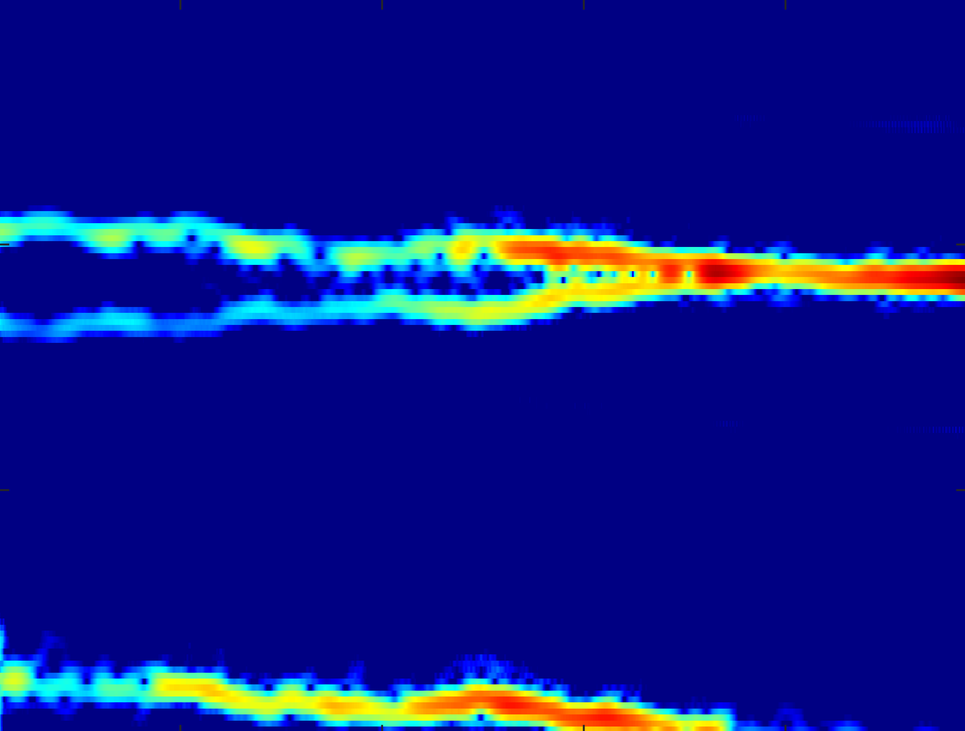
%> input picture Matlab/PROJECT/bazil_sir/color/fan_move_stop.png, 965 x 731 px, shrunk from 2153 x 1631 before the run
$ octave algo1.m   (GNU Octave 9; MATLAB toolbox functions it lacks are replaced by stand-ins)
%> lines starting %> are read from the running program, lines starting %| are printed output that depends on the picture; in (x1, y1, x2, y2) boxes, pixels count from 0 and x2, y2 are one past the last pixel; in counts of white or black regions, pixels touching at a corner belong together; the program's own positions count from 1
clc
clear all;
close all;
I=imread('fan_move_stop.png');
%> I is the input picture: size 731x965x3 uint8; mean R, G, B 13.3, 22.8, 135.7
g=rgb2gray(I);
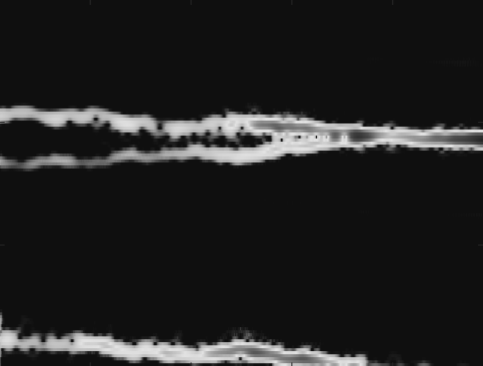
%> g: size 731x965 uint8 (shown at 1/2 size); min 13, max 226, mean 32.9
Iblur1 = imgaussfilt(g,2);
figure
imshow(Iblur1)
level=graythresh(Iblur1)
%> level = 0.361
bw=imbinarize(Iblur1,level);
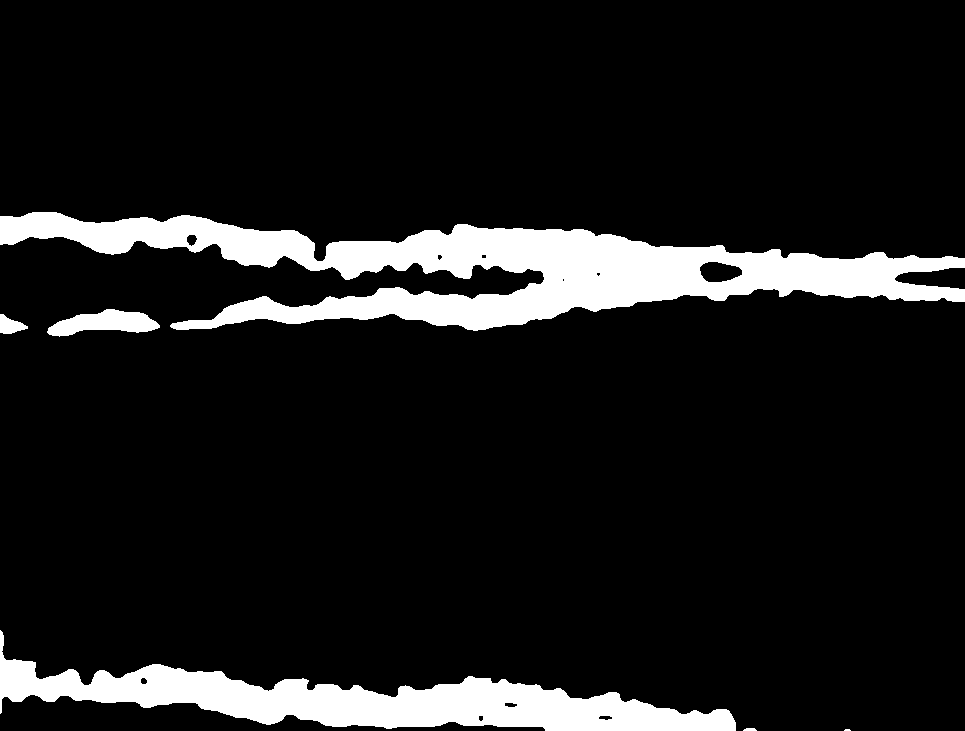
%> bw: size 731x965 logical; 10.5% white; 6 white regions (1 under 20 px), largest, box (x1, y1, x2, y2) and area: (0, 212, 965, 331) 46230, (0, 630, 736, 731) 25278, (47, 309, 160, 337) 1843, (0, 314, 28, 334) 339, (743, 728, 757, 731) 35
figure
imshow(bw)
se=strel('disk',20);
fc=imclose(bw,se);
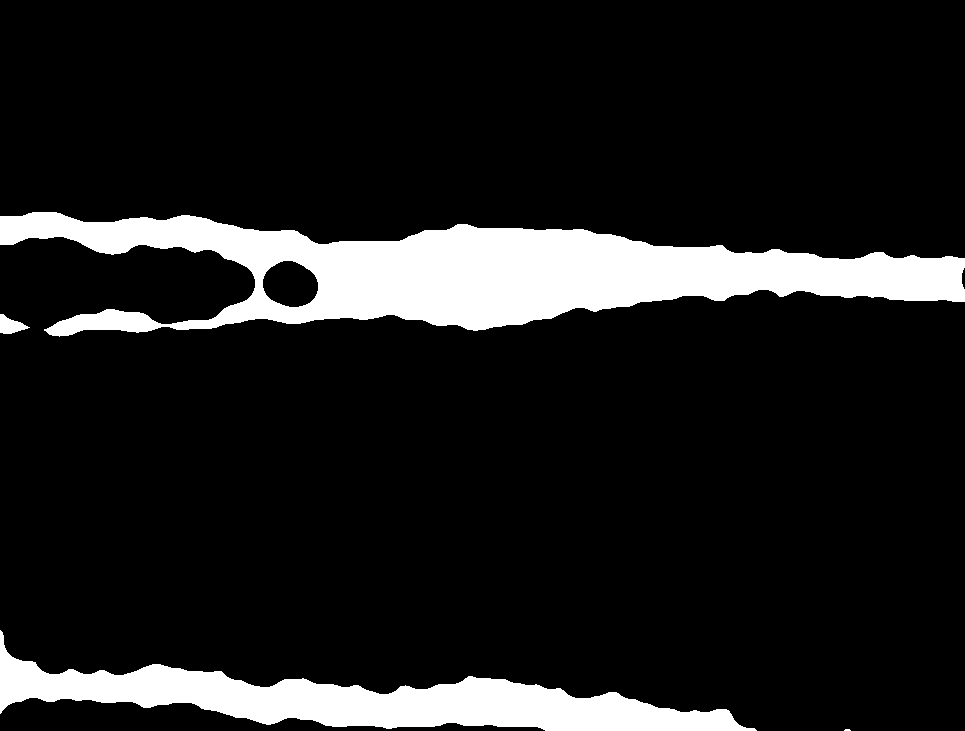
%> fc: size 731x965 logical; 11.8% white; 4 white regions (1 under 20 px), largest, box (x1, y1, x2, y2) and area: (0, 212, 965, 337) 56224, (0, 630, 757, 731) 26537, (0, 314, 30, 334) 342
imshow(~fc)
bw2=edge(~fc,'sobel');
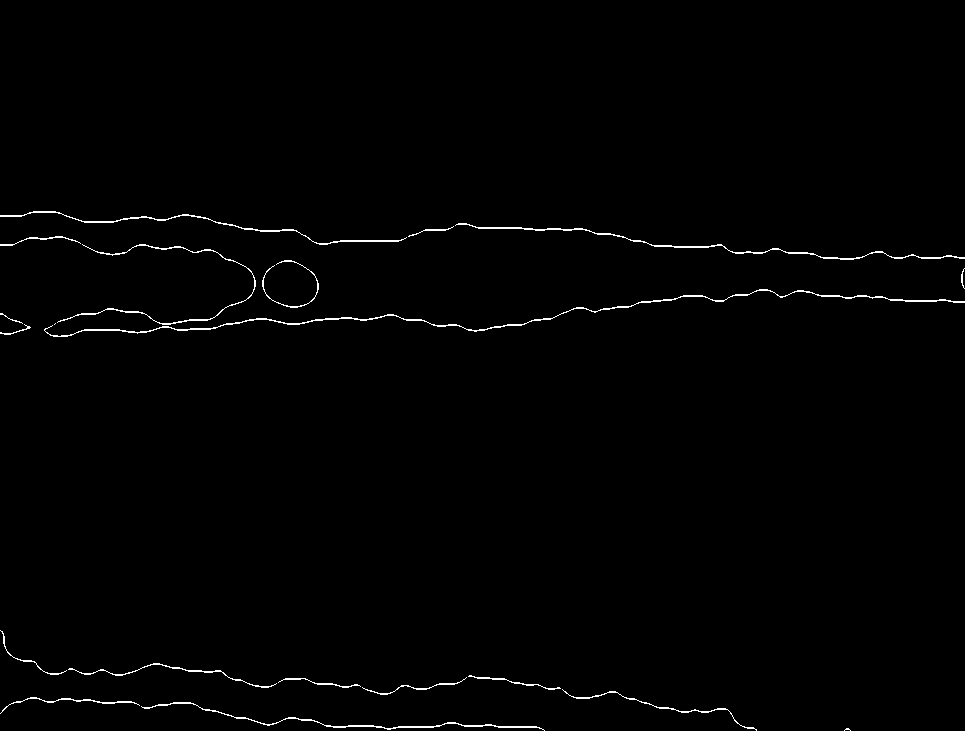
%> bw2: size 731x965 logical; 0.89% white in thin lines or dots, all inside (x1, y1, x2, y2) = (0, 211, 965, 731)
figure
imshow(~bw2)
% [13 lines of commented-out code are left out]

$ run again, with Matlab/PROJECT/bazil_sir/color/back&forth.png copied over Matlab/PROJECT/bazil_sir/color/fan_move_stop.png
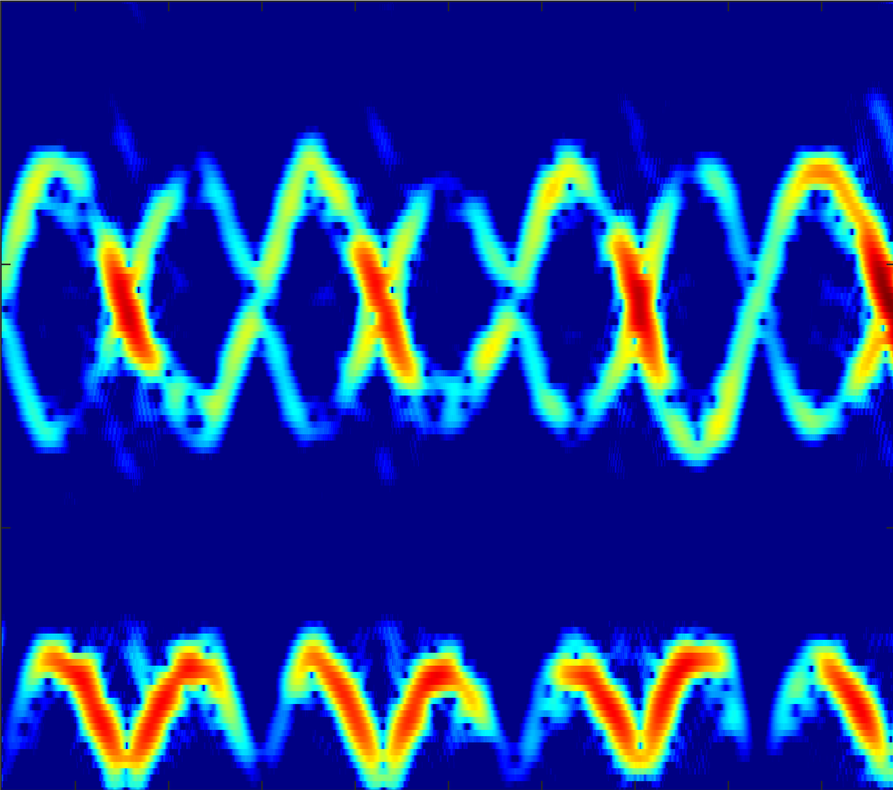
%> input picture Matlab/PROJECT/bazil_sir/color/back&forth.png, 893 x 790 px, shrunk from 2422 x 2141 before the run
%> I is the input picture: size 790x893x3 uint8; mean R, G, B 25.5, 50, 146.9
%> level = 0.365
%> `bw=imbinarize(Iblur1,level);`:
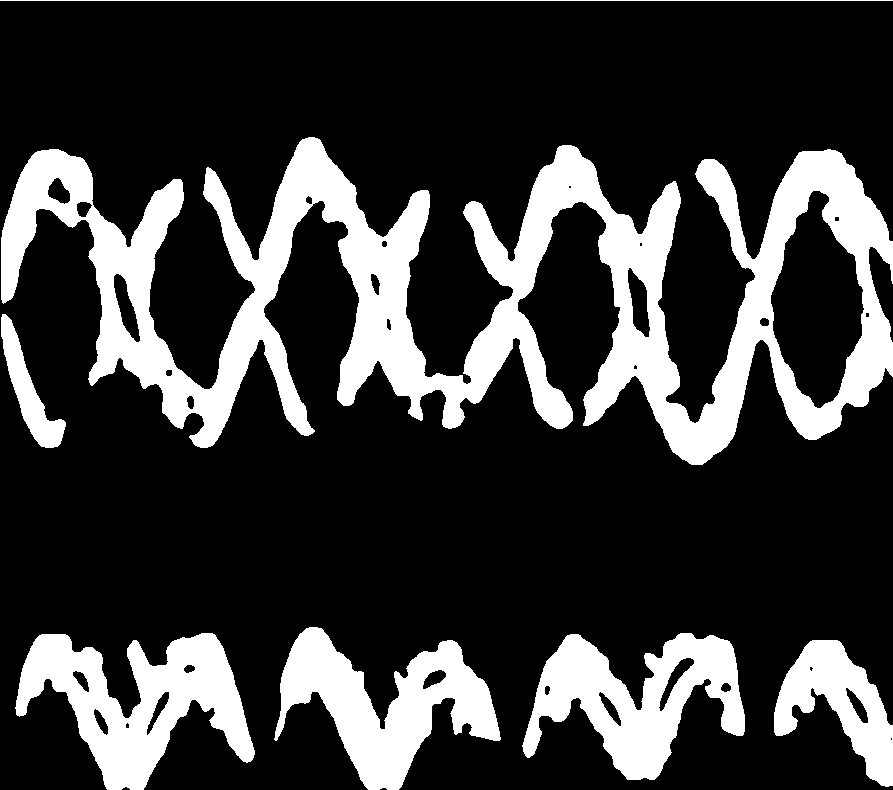
%> bw: size 790x893 logical; 22.5% white; 7 white regions, largest, box (x1, y1, x2, y2) and area: (1, 137, 893, 465) 96678, (15, 633, 255, 790) 17968, (274, 627, 501, 790) 16269
%> fc: size 790x893 logical; 26.3% white; 3 white regions, box (x1, y1, x2, y2) and area: (1, 137, 893, 465) 115976, (15, 627, 893, 790) 68929, (0, 0, 893, 1) 893
%> `bw2=edge(~fc,'sobel');`:
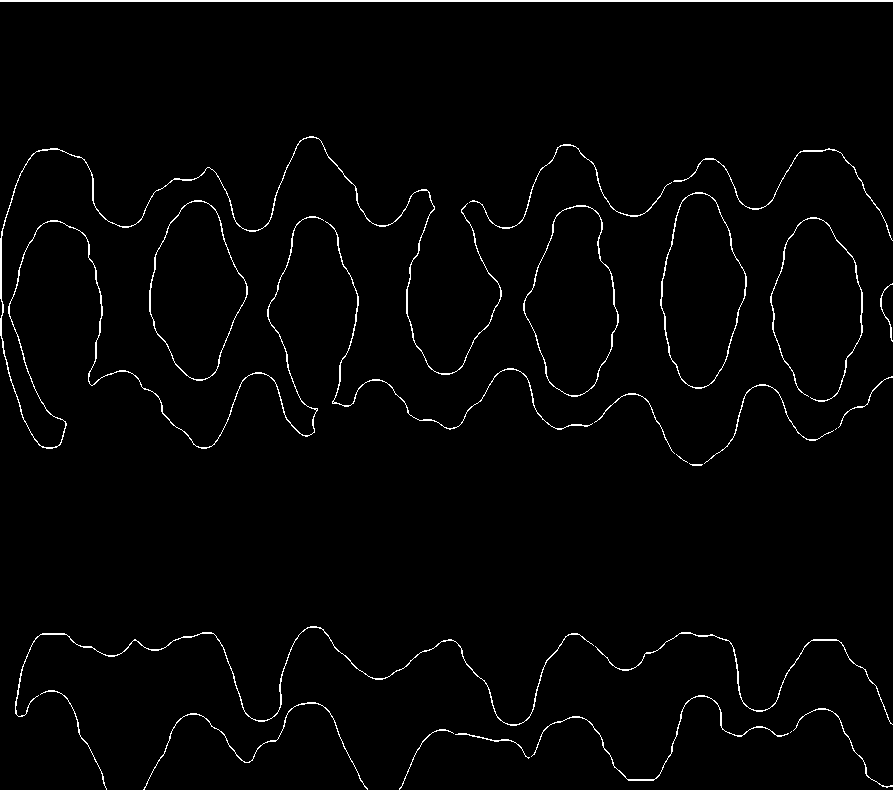
%> bw2: size 790x893 logical; 1.8% white in thin lines or dots

$ run again, with Matlab/PROJECT/bazil_sir/color/move_stop.png copied over Matlab/PROJECT/bazil_sir/color/fan_move_stop.png
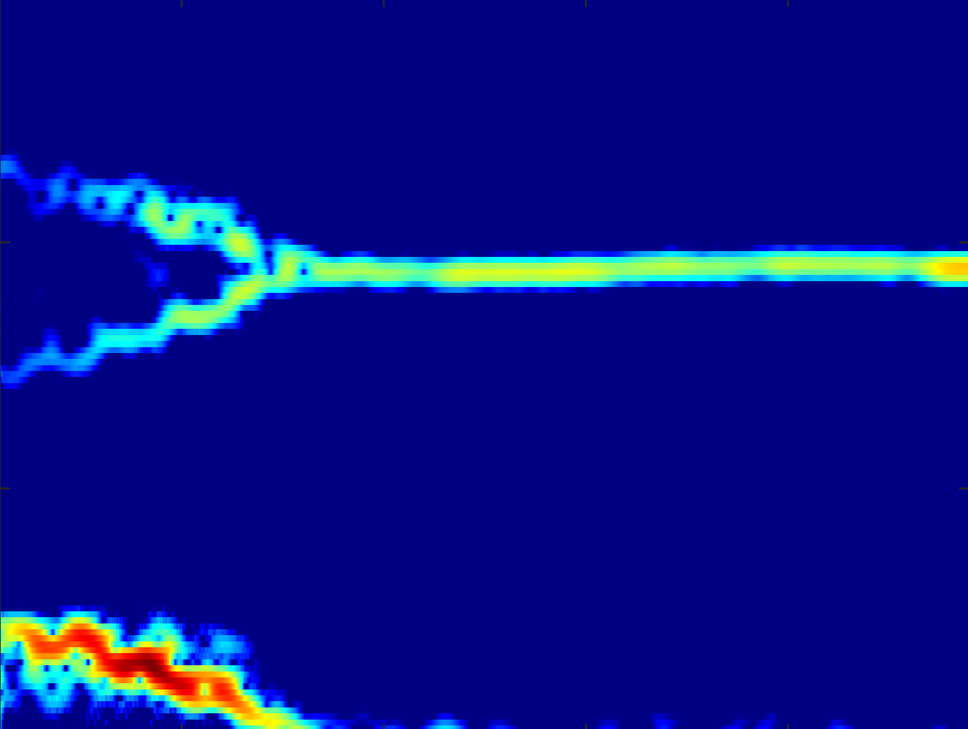
%> input picture Matlab/PROJECT/bazil_sir/color/move_stop.png, 968 x 729 px, shrunk from 2155 x 1623 before the run
%> I is the input picture: size 729x968x3 uint8; mean R, G, B 7.6, 17.3, 136.5
%> level = 0.365
%> `bw=imbinarize(Iblur1,level);`:
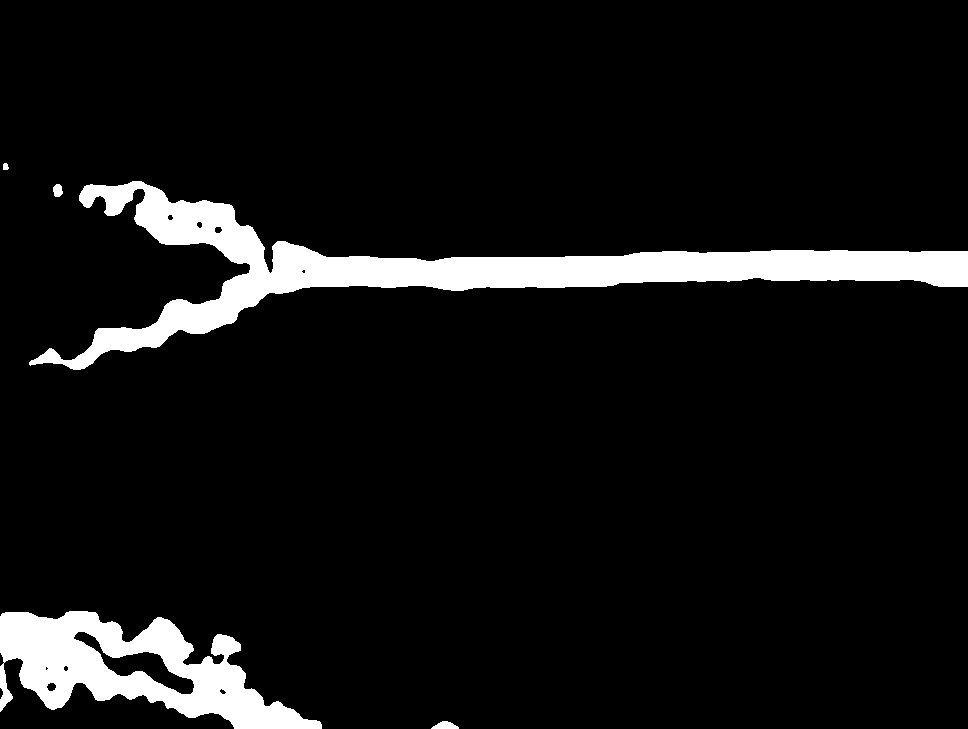
%> bw: size 729x968 logical; 7.4% white; 5 white regions, box (x1, y1, x2, y2) and area: (29, 181, 968, 370) 34480, (0, 611, 322, 729) 17739, (431, 721, 459, 729) 150, (53, 184, 63, 197) 102, (3, 163, 9, 170) 35
%> fc: size 729x968 logical; 8.2% white; 4 white regions, box (x1, y1, x2, y2) and area: (29, 181, 968, 370) 36204, (0, 611, 322, 729) 21726, (431, 721, 459, 729) 150, (3, 163, 9, 170) 35
%> `bw2=edge(~fc,'sobel');`:
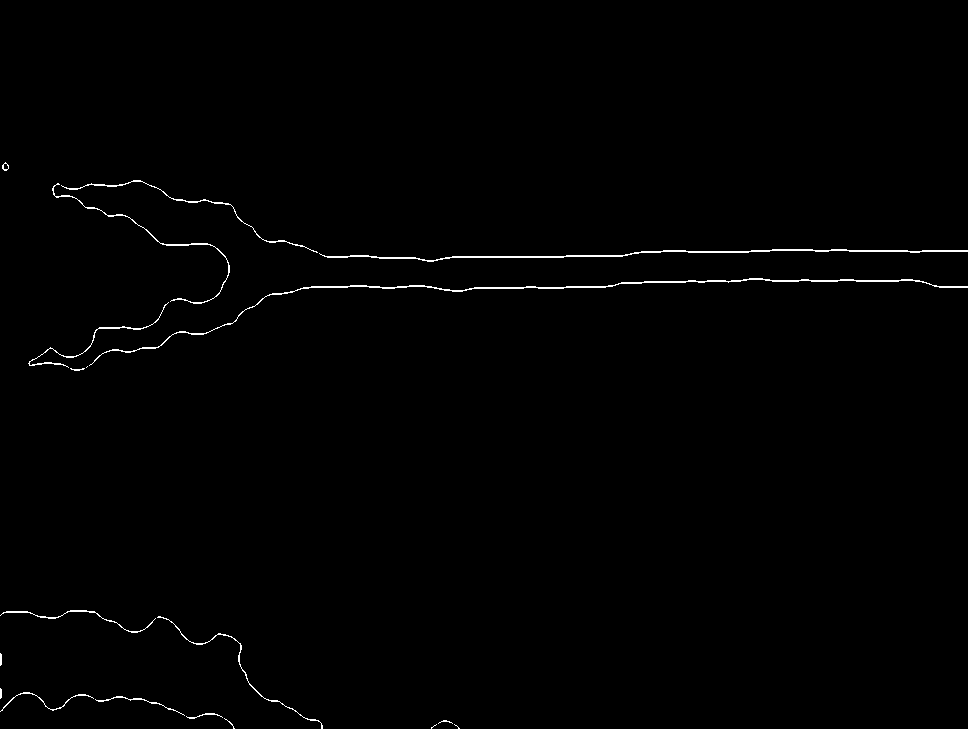
%> bw2: size 729x968 logical; 0.7% white in thin lines or dots, all inside (x1, y1, x2, y2) = (0, 162, 968, 729)
